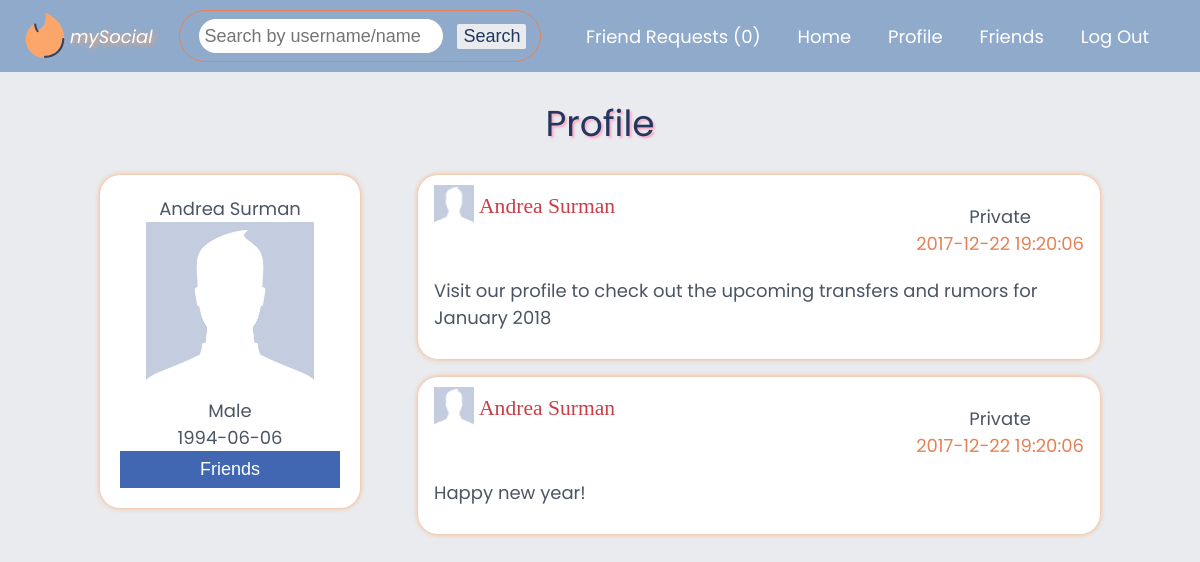
The page /profile.php?id=5 (signed in) on the database its author committed.
### tables this page shows
CREATE TABLE `posts` (
  `post_id` int(11) NOT NULL AUTO_INCREMENT,
  `post_caption` text NOT NULL,
  `post_time` timestamp NOT NULL DEFAULT current_timestamp() ON UPDATE current_timestamp(),
  `post_public` char(1) NOT NULL,
  `post_by` int(11) NOT NULL,
  PRIMARY KEY (`post_id`),
  KEY `post_by` (`post_by`),
  CONSTRAINT `posts_ibfk_1` FOREIGN KEY (`post_by`) REFERENCES `users` (`user_id`)
);

CREATE TABLE `users` (
  `user_id` int(11) NOT NULL AUTO_INCREMENT,
  `user_name` varchar(20) NOT NULL,
  `user_username` varchar(20) DEFAULT NULL,
  `user_email` varchar(255) NOT NULL,
  `user_password` varchar(255) NOT NULL,
  `user_gender` char(1) NOT NULL,
  `user_birthdate` date NOT NULL,
  `user_about` text DEFAULT NULL,
  PRIMARY KEY (`user_id`)
);

### includes/post.php (the view, shortened to what this page needs)
<?php
    echo '<div class="post">';
    if($row['post_public'] == 'Y') {
        echo '<p class="public">';
        echo 'Public';
    } else {
        echo '<p class="public">';
        echo 'Private';
    }
    echo '<br>';
    echo '<span class="postedtime">' . $row['post_time'] . '</span>';
    echo '</p>';
    echo '<div>';
    include 'profile_picture.php';
    echo '<a class="profilelink" href="profile.php?id=' . $row['user_id'] .'">' . $row['user_name'] . '<a>';
    echo'</div>';
    echo '<br>';
    echo '<p class="caption">' . $row['post_caption'] . '</p>';
    echo '</div>';

### profile.php (shortened to what this page needs)
<?php
$conn = connect();
?>
<?php
if (isset($_GET['id']) && $_GET['id'] != $_SESSION['user_id']) {
    $current_id = $_GET['id'];
    $flag = 1;
} else {
    $current_id = $_SESSION['user_id'];
    $flag = 0;
}
?>
<!DOCTYPE html>
<html>
<head>
    <link rel="stylesheet" type="text/css" href="resources/main.css">
</head>
<body>
    <?php include 'includes/navbar.php'; ?>
    <div class="container">
        <h1 class="login-signup-header">Profile</h1>
        <?php
        if ($flag == 0) {
            $postsql = "SELECT posts.post_caption, posts.post_time, users.user_name,
                                posts.post_public, users.user_id, users.user_gender, users.user_username,
                                users.user_birthdate, users.user_about, posts.post_id
                        FROM posts
                        JOIN users
                        ON users.user_id = posts.post_by
                        WHERE posts.post_by = $current_id
                        ORDER BY posts.post_time DESC";
            $profilesql = "SELECT users.user_id, users.user_gender, users.user_birthdate, users.user_name
                          FROM users
                          WHERE users.user_id = $current_id";
            $profilequery = mysqli_query($conn, $profilesql);
        } else {
            $profilesql = "SELECT users.user_id, users.user_gender, users.user_birthdate,
                            users.user_name, userfriends.friendship_status
                            FROM users
                            LEFT JOIN (
                                SELECT friendship.user1_id AS user_id, friendship.friendship_status
                                FROM friendship
                                WHERE friendship.user1_id = $current_id AND friendship.user2_id = {$_SESSION['user_id']}
                                UNION
                                SELECT friendship.user2_id AS user_id, friendship.friendship_status
                                FROM friendship
                                WHERE friendship.user1_id = {$_SESSION['user_id']} AND friendship.user2_id = $current_id
                            ) userfriends
                            ON userfriends.user_id = users.user_id
                            WHERE users.user_id = $current_id";
            $profilequery = mysqli_query($conn, $profilesql);
            $row = mysqli_fetch_assoc($profilequery);
            mysqli_data_seek($profilequery, 0);
            if (isset($row['friendship_status'])) {
                if ($row['friendship_status'] == 1) {
                    $postsql = "SELECT posts.post_caption, posts.post_time, users.user_name,
                                        posts.post_public, users.user_id, users.user_gender, users.user_username,
                                        users.user_birthdate, users.user_about,
                                        posts.post_id
                                FROM posts
                                JOIN users
                                ON users.user_id = posts.post_by
                                WHERE posts.post_by = $current_id
                                ORDER BY posts.post_time DESC";
                } else if ($row['friendship_status'] == 0) {
                    $postsql = "SELECT posts.post_caption, posts.post_time, users.user_name,
                                        posts.post_public, users.user_id, users.user_gender, users.user_username,
                                        users.user_birthdate, users.user_about,
                                        posts.post_id
                                FROM posts
                                JOIN users
                                ON users.user_id = posts.post_by
                                WHERE posts.post_by = $current_id AND posts.post_public = 'Y'
                                ORDER BY posts.post_time DESC";
                }
            }
        }
        $postquery = mysqli_query($conn, $postsql);
        if ($postquery) {
            $width = '40px';
            $height = '40px';
            if (mysqli_num_rows($postquery) == 0) {
                if ($flag == 0) {
                    echo '<div class="post">';
                    echo 'You don\'t have any posts yet';
                    echo '</div>';
                } else {
                    echo '<div class="post">';
                    echo 'There is no public posts to show.';
                    echo '</div>';
                }
                include 'includes/profile.php';
            } else {
                while ($row = mysqli_fetch_assoc($postquery)) {
                    include 'includes/post.php';
                }
                include 'includes/profile.php';
        ?>
                <br>
        <?php
            }
        }
        ?>
    </div>
</body>
</html>

### includes/profile_picture.php
<?php
    $target = glob("data/images/profiles/" . $row['user_id'] . ".*");
    if($target) {
        echo '<img src="' . $target[0] . '" width="' . $width . '" height="' . $height .'">';
    } else {
        if($row['user_gender'] == 'M') {
            echo '<img src="data/images/profiles/M.jpg" width="' . $width . '" height="' . $height .'">';
        } else if ($row['user_gender'] == 'F') {
            echo '<img src="data/images/profiles/F.jpg" width="' . $width . '" height="' . $height .'">';
        }
    }

### includes/profile.php (shortened to what this page needs)
<?php
    echo '<div class="profile">';
    echo '<center>';
    $row = mysqli_fetch_assoc($profilequery);
    echo '<br>';
    $width = $height = '168px';
    include 'includes/profile_picture.php';
    echo '<br>';
    if($row['user_gender'] == "M")
        echo 'Male';
    else if($row['user_gender'] == "F")
        echo 'Female';
    echo '<br>';
    echo $row['user_birthdate'];
    if($flag == 1){
        echo '<br>';
        if(isset($row['friendship_status'])) {
            if($row['friendship_status'] == 1){
                echo '<form method="post">';
                echo '<input type="submit" value="Friends" disabled="disabled" id="special">';
                echo '</form>';
            } else if ($row['friendship_status'] == 0){
                echo '<form method="post">';
                echo '<input type="submit" value="Request Pending" disabled="disabled" id="special">';
                echo '</form>';
            }
        } else {
            echo '<form method="post">';
            echo '<input type="submit" value="Send Friend Request" name="request">';
            echo'</form>';
        }
    }
    echo'</div>';
?>

### resources/main.css (style rules this page uses)
body { color: #4b5563; margin: 0; font-family: Poppins, Arial, Verdana; font-size: 18px; background-color: #e9ebee; }
input { width: 100%; font-size: 18px; padding: 2px; }
span { color: #e48257; }
.container { width: 1100px; color: #4b5563; margin: 0px auto; }
.login-signup-header { text-shadow: 2px 2px 2px #fcacc6; }
.post, .createpost { background-color: white; box-shadow: 0 0 5px #fca66c; margin: auto; width: 650px; padding: 10px 16px; overflow: auto; border-radius: 20px; }
.post .public { float: right; text-align: center; width: auto; }
h1 { color: #23385f; font-weight: normal; text-align: center; }
h3, a.profilelink { font-family: Fontin SmallCaps; color: #ca3e47; font-weight: normal; font-size: 120%; margin-bottom: 0; margin-top: 0; display: inline-block; margin-left: 5px; vertical-align: 12px; text-decoration: none; }
input[type=submit] { color: white; cursor: pointer; background-color: #23385f; border: none; padding: 8px; }
.container input[type=submit] { background-color: #4267b2; }
input:disabled { cursor: auto; }

### profile.php (style rules this page uses)
.post { margin-right: 50px; float: right; margin-bottom: 18px; }
.profile { margin-left: 50px; background-color: white; box-shadow: 0 0 5px #fca66c; width: 220px; padding: 20px; border-radius: 20px; }

### rows shown on the page
posts: post_public "Private", post_time "2017-12-22 19:20:06", post_by.user_name "Andrea Surman", post_caption "Visit our profile to check out the upcoming transfers and rumors for January 2018"
posts: post_time "2017-12-22 19:20:06", post_by.user_name "Andrea Surman", post_caption "Happy new year!"
users: user_birthdate "1994-06-06"

### other values the page prints
$row['count'] "0"
